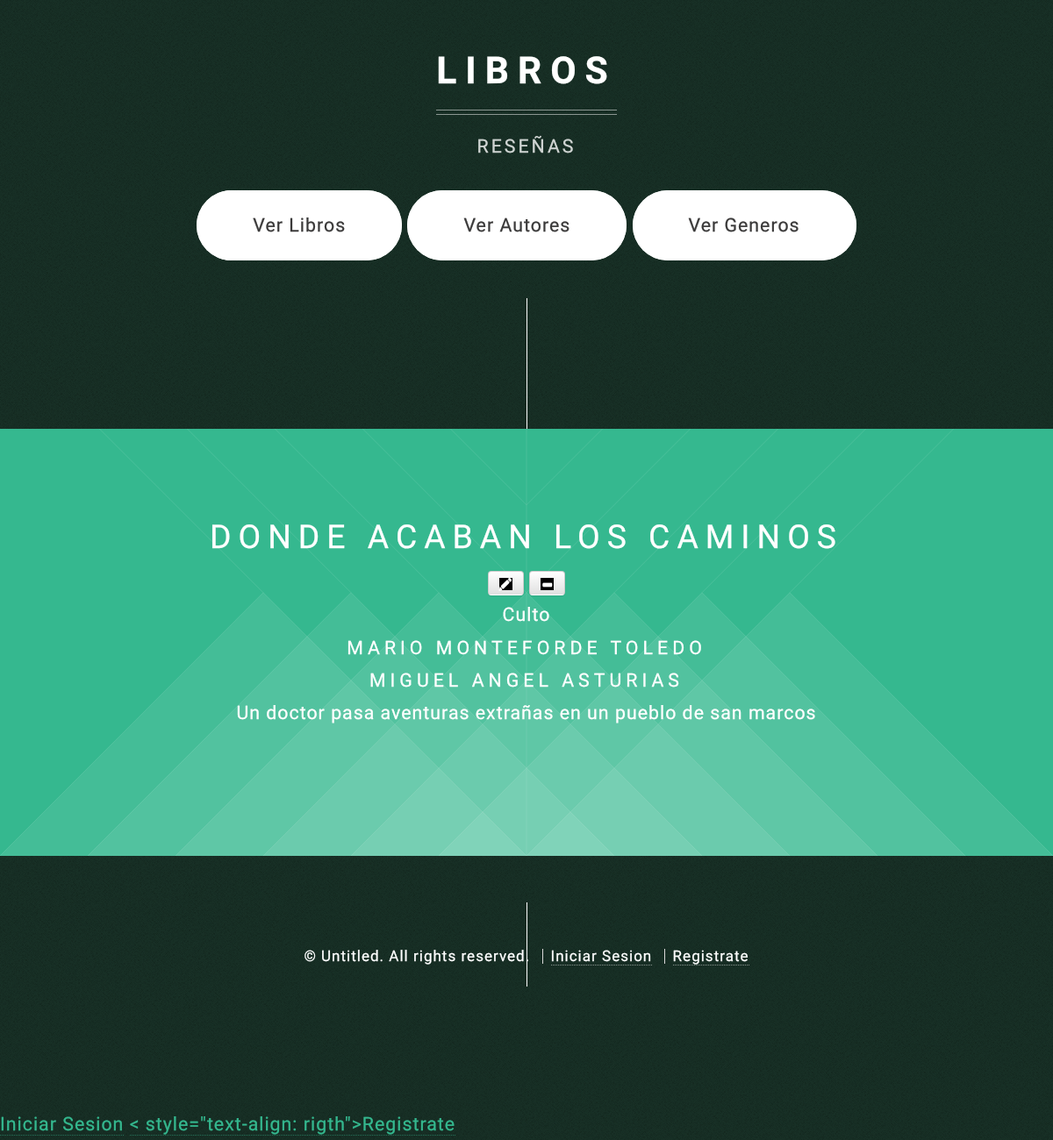
Page /libros/inicio/2/ on the committed database.
### CRUD/models.py (models this page shows, shortened)
class Libros(models.Model):
    creador = models.ForeignKey('auth.User')
    Titulo = models.CharField(max_length=200)
    Genero = models.ForeignKey(Generos, null=True, blank=True)
    Autor = models.ManyToManyField(Autores, through='Asignacion2')
    Editorial = models.ManyToManyField(Editoriales, through='Asignacion')
    Resena = models.TextField()
    created_date = models.DateTimeField(default=timezone.now)

class Generos(models.Model):
    NombreG = models.CharField(max_length=200)
    def __str__(self):
        return self.NombreG

class Asignacion2(models.Model):
    Libro = models.ForeignKey(Libros, on_delete=models.CASCADE)
    Autor = models.ForeignKey(Autores, on_delete=models.CASCADE)

class Autores(models.Model):
    NombreA = models.CharField(max_length=200)
    def __str__(self):
        return self.NombreA

### CRUD/views.py (the view)
# urls.py: url(r'^inicio/(?P<pk>[0-9]+)/$', views.libro_detalle),
def libro_detalle(request, pk):
    libro = get_object_or_404(Libros, pk=pk)
    autor = Asignacion2.objects.filter(Libro = pk)
    usuario = request.user
    return render(request, 'libros_detalle.html', {'libro': libro, 'autor':autor, 'usuario':usuario})

### CRUD/templates/libros_detalle.html
{% extends 'index.html' %}
{% block content %}
  <br>
  <header id="detalle">
    <h2>{{ libro.Titulo }}</h2>
    <a class="btn btn-default" href="{% url 'CRUD.views.libro_editar' pk=libro.pk %}"><span class="glyphicon glyphicon-pencil" style="background-color: #000000"></span></a>
    <a class="btn btn-default" href="{% url 'CRUD.views.libro_borrar' pk=libro.pk %}"><span class="glyphicon glyphicon-minus" style="background-color: #000000"></span></a>
  </header>
  <p>{{ libro.Genero }}</p>
  {% for at in autor %}
  <h3>{{ at.Autor }}</h3>
  {% endfor %}
  <p>{{ libro.Resena|linebreaksbr }}</p>
  <br>
{% endblock %}

### CRUD/static/css/main.css (style rules this page uses)
html, body, div, span, applet, object, iframe, h1, h2, h3, h4, h5, h6, p, blockquote, pre, a, abbr, acronym, address, big, cite, code, del, dfn, em, img, ins, kbd, q, s, samp, small, strike, strong, sub, sup, tt, var, b, u, i, center, dl, dt, dd, ol, ul, li, fieldset, form, label, legend, table, caption, tbody, tfoot, thead, tr, th, td, article, aside, canvas, details, embed, figure, figcaption, footer, header, hgroup, menu, nav, output, ruby, section, summary, time, mark, audio, video { margin: 0; padding: 0; border: 0; font-size: 100%; font: inherit; vertical-align: baseline; }
article, aside, details, figcaption, figure, footer, header, hgroup, menu, nav, section { display: block; }
body { line-height: 1; }
body { -webkit-text-size-adjust: none; }
*, *:before, *:after { -moz-box-sizing: border-box; -webkit-box-sizing: border-box; box-sizing: border-box; }
body { background-color: #183026; background-repeat: repeat, no-repeat; background-size: auto, cover; background-position: top left, center 0; background-attachment: fixed, fixed; font-family: 'Source Sans Pro', sans-serif; font-size: 18pt; line-height: 1.75em; font-weight: 300; letter-spacing: 1px; color: #3a3939; text-shadow: 0 0 0.5px rgba(58, 57, 57, 0.25); -webkit-text-stroke: 0.25px; }
h1, h2, h3, h4, h5, h6 { font-weight: 400; text-transform: uppercase; line-height: 1.75em; }
h2 { font-size: 1.25em; letter-spacing: 8px; }
h3 { font-size: 1em; letter-spacing: 5px; }
a { -moz-transition: border-color 0.35s ease-in-out, color 0.35s ease-in-out; -webkit-transition: border-color 0.35s ease-in-out, color 0.35s ease-in-out; -ms-transition: border-color 0.35s ease-in-out, color 0.35s ease-in-out; transition: border-color 0.35s ease-in-out, color 0.35s ease-in-out; color: #35b88f; text-shadow: 0 0 0.5px rgba(53, 184, 143, 0.25); text-decoration: none; border-bottom: dotted 1px rgba(53, 184, 143, 0.5); }
p, ul, ol, dl, table { margin-bottom: 1em; }
header { margin-bottom: 1em; }
#banner header { margin: 1.5em 0 0 0; }
#banner header h2 { font-weight: 400; font-size: 1.75em; letter-spacing: 8px; }
#banner p { margin: 0; }
#banner a { color: inherit; border-bottom-color: rgba(255, 255, 255, 0.5); }
@media screen and (max-width: 1680px) { body, input, textarea, select { font-size: 16pt; } }

### rows in the picture
Libros: Titulo "DONDE ACABAN LOS CAMINOS", Genero "Culto", Resena "Un doctor pasa aventuras extrañas en un pueblo de san marcos"
Asignacion2: Autor "MARIO MONTEFORDE TOLEDO"
Asignacion2: Autor "MIGUEL ANGEL ASTURIAS"
